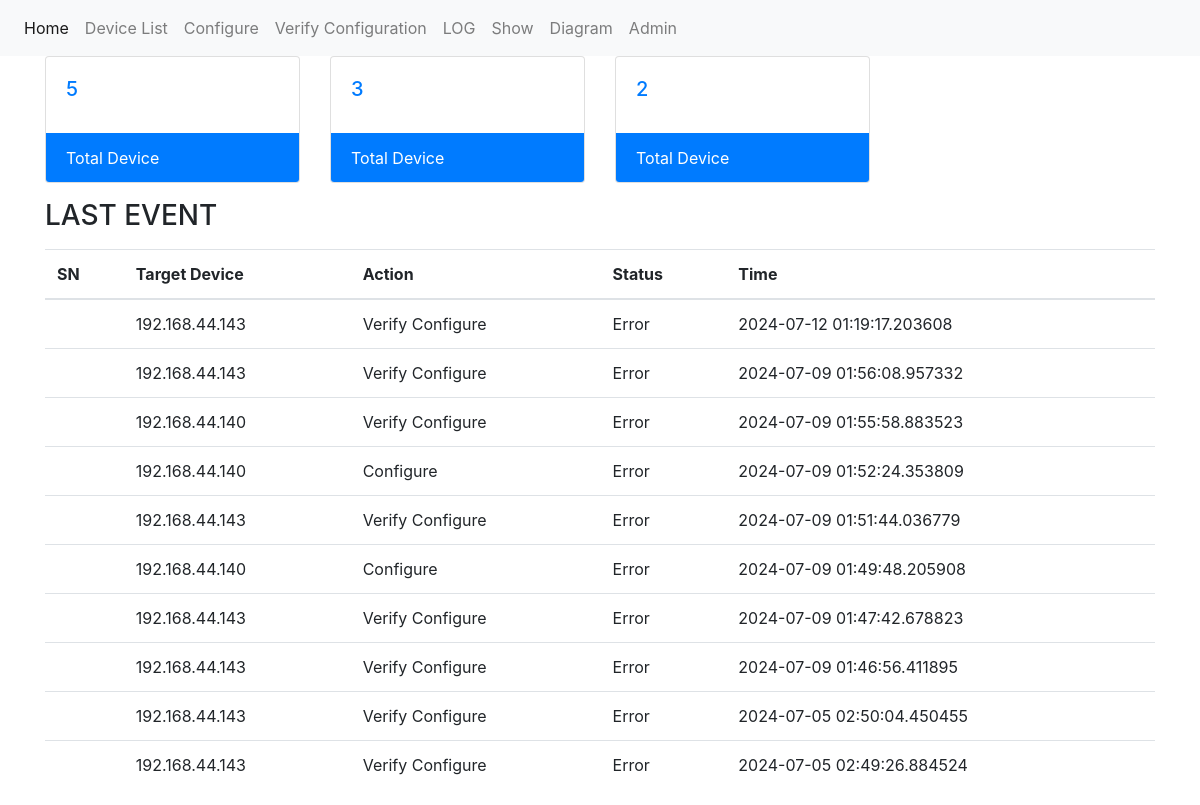
The page / on the database its author committed.
### network_automation/models.py (models this page shows, shortened)
class Log(models.Model):
    target = models.CharField(max_length=255)
    action = models.CharField(max_length=255)
    status = models.CharField(max_length=255)
    time = models.CharField(blank=True, max_length=255, null=True)
    messages = models.CharField(max_length=255)

### network_automation/views.py (the view)
# urls.py: path('', views.home, name="home"),
def home(request):
    all_device = Device.objects.all()
    cisco_device = Device.objects.filter(vendor="cisco")
    mikrotik_device = Device.objects.filter(vendor="mikrotik")
    last_event = Log.objects.all().order_by('-id')[:10]
    contex = {
        'all_device': len(all_device),
        'cisco_device': len(cisco_device),
        'mikrotik_device': len(mikrotik_device),
        'last_event': last_event
    }
    return render(request, 'home.html', contex)

### templates/home.html (shortened to what this page needs)
{% extends 'base.html' %}
{% block body %}
<div class="container">
     <div class="row">
     <div class="col-sm-3">
      <div class="card">
        <div class="card-body text-primary">
          <h5 class="card-title">{{all_device}}</h5>
        </div>
        <div class="card-footer bg-primary border-primary text-white">Total Device</div>
      </div>
     </div>
     <div class="col-sm-3">
      <div class="card">
        <div class="card-body text-primary">
          <h5 class="card-title">{{cisco_device}}</h5>
        </div>
        <div class="card-footer bg-primary border-primary text-white">Total Device</div>
      </div>
     </div>
       <div class="col-sm-3">
      <div class="card">
        <div class="card-body text-primary">
          <h5 class="card-title">{{mikrotik_device}}</h5>
        </div>
        <div class="card-footer bg-primary border-primary text-white">Total Device</div>
      </div>
     </div>
     </div>
    <h3 class="mt-3 mb-3">LAST EVENT</h3>
     <table class="table table-hover">
     <thead>
      <tr>
        <th scope="col">SN</th>
        <th scope="col">Target Device</th>
        <th scope="col">Action</th>
        <th scope="col">Status</th>
        <th scope="col">Time</th>
      </tr>
     </thead>
     <tbody>
     {% for log in last_event %}
      <tr>
        <th scope="row"></th>
        <td>{{log.target}}</td>
        <td>{{log.action}}</td>
        <td>{{log.status}}</td>
        <td>{{log.time}}</td>
      </tr>
     {% endfor %}
     </tbody>
</div>
{% endblock %}

### templates/base.html (shortened to what this page needs)
<!doctype html>
<html lang="en">
<head>
    <link rel="stylesheet" href="https://stackpath.bootstrapcdn.com/bootstrap/4.2.1/css/bootstrap.min.css"
>
</head>
<body>
<nav class="navbar navbar-expand-lg navbar-light bg-light">
    <div class="collapse navbar-collapse" id="navbarSupportedContent">
      <ul class="navbar-nav">
        <li class="nav-item active">
          <a class="nav-link" href="{% url 'home' %}">Home  </a>
        </li>
        <li class="nav-item">
          <a class="nav-link" href="{% url 'devices' %}">Device List</a>
        </li>
        <li class="nav-item">
          <a class="nav-link" href="{% url 'configur' %}">Configure</a>
        </li>
        <li class="nav-item">
          <a class="nav-link" href="{% url 'verify-result' %}">Verify Configuration</a>
        </li>
        <li class="nav-item">
          <a class="nav-link" href="{% url 'log' %}">LOG</a>
        </li>
          <li class="nav-item">
          <a class="nav-link" href="{% url 'show' %}">Show</a>
        </li>
          <li class="nav-item">
             <a class="nav-link" href="http://192.168.44.128/legacy/">Diagram</a>
         </li>
         <li class="nav-item">
             <a class="nav-link" href="http://127.0.0.1:8000/admin">Admin</a>
         </li>
      </ul>
    </div>
  </nav>
{% block body %} {% endblock %}
</body>
</html>

### rows shown on the page
Log: target "192.168.44.143", action "Verify Configure", status "Error", time "2024-07-12 01:19:17.203608"
Log: target "192.168.44.143", action "Verify Configure", status "Error", time "2024-07-09 01:56:08.957332"
Log: target "192.168.44.140", action "Verify Configure", status "Error", time "2024-07-09 01:55:58.883523"
Log: target "192.168.44.140", action "Configure", status "Error", time "2024-07-09 01:52:24.353809"
Log: target "192.168.44.143", action "Verify Configure", status "Error", time "2024-07-09 01:51:44.036779"
Log: target "192.168.44.140", action "Configure", status "Error", time "2024-07-09 01:49:48.205908"
Log: target "192.168.44.143", action "Verify Configure", status "Error", time "2024-07-09 01:47:42.678823"
Log: target "192.168.44.143", action "Verify Configure", status "Error", time "2024-07-09 01:46:56.411895"
Log: target "192.168.44.143", action "Verify Configure", status "Error", time "2024-07-05 02:50:04.450455"
Log: target "192.168.44.143", action "Verify Configure", status "Error", time "2024-07-05 02:49:26.884524"

### other values the page prints
{{ all_device }} "5"
{{ cisco_device }} "3"
{{ mikrotik_device }} "2"
